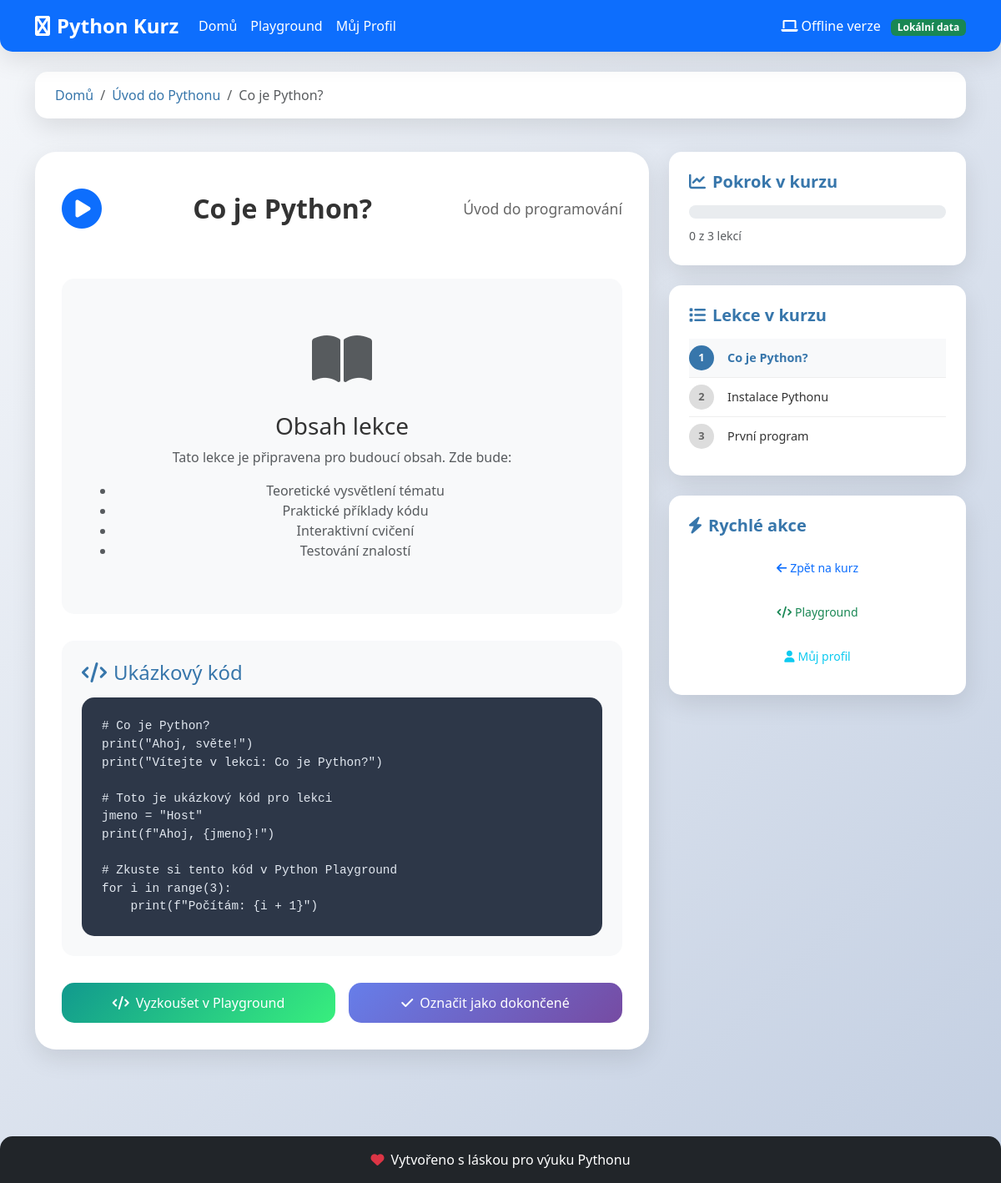
Screenshot of /lekce/uvod/1 with the database file from the repository.
### database.py (models this page shows)
class Course(Base):
    __tablename__ = "courses"
    id = Column(Integer, primary_key=True, index=True)
    course_id = Column(String(50), unique=True, index=True, nullable=False)
    title = Column(String(200), nullable=False)
    description = Column(Text)
    level = Column(String(50))  # "uvod", "zaklady", "pokrocile"
    order_index = Column(Integer, default=0)
    is_active = Column(Boolean, default=True)
    created_at = Column(DateTime, default=datetime.utcnow)
    lessons = relationship("Lesson", back_populates="course", cascade="all, delete-orphan")

class Lesson(Base):
    __tablename__ = "lessons"
    id = Column(Integer, primary_key=True, index=True)
    course_id = Column(Integer, ForeignKey("courses.id"), nullable=False)
    lesson_number = Column(Integer, nullable=False)
    title = Column(String(200), nullable=False)
    description = Column(Text)
    content = Column(Text)  # HTML obsah lekce
    code_example = Column(Text)  # Příklad kódu
    order_index = Column(Integer, default=0)
    is_active = Column(Boolean, default=True)
    created_at = Column(DateTime, default=datetime.utcnow)
    course = relationship("Course", back_populates="lessons")
    progress_records = relationship("UserProgress", back_populates="lesson")

### offline_main.py (the view)
@app.get("/lekce/{course_id}/{lesson_id}", response_class=HTMLResponse)
async def lesson_page(request: Request, course_id: str, lesson_id: int, db: Session = Depends(get_db)):
    courses = get_courses_data(db)
    student = get_offline_progress()
    if course_id not in courses:
        return templates.TemplateResponse("index.html", {
            "request": request,
            "courses": courses,
            "student": student,
            "user": None,
            "is_offline": True,
            "error": "Kurz nenalezen"
        })
    course = courses[course_id]
    lesson = None
    for l in course["lessons"]:
        if l["id"] == lesson_id:
            lesson = l
            break
    if not lesson:
        return templates.TemplateResponse("kurz.html", {
            "request": request,
            "course": course,
            "course_id": course_id,
            "student": student,
            "user": None,
            "is_offline": True,
            "error": "Lekce nenalezena"
        })
    return templates.TemplateResponse("lekce.html", {
        "request": request,
        "course": course,
        "course_id": course_id,
        "lesson": lesson,
        "student": student,
        "user": None,
        "is_offline": True
    })

### templates/lekce.html (shortened to what this page needs)
{% extends "base.html" %}
{% block content %}
<div class="container">
    <div class="row mb-4">
        <div class="col-12">
            <nav aria-label="breadcrumb">
                <ol class="breadcrumb">
                    <li class="breadcrumb-item"><a href="/">Domů</a></li>
                    <li class="breadcrumb-item"><a href="/kurz/{{ course_id }}">{{ course.title }}</a></li>
                    <li class="breadcrumb-item active">{{ lesson.title }}</li>
                </ol>
            </nav>
        </div>
    </div>
    <div class="row">
        <div class="col-lg-8">
            <div class="lesson-content-section">
                <div class="lesson-header">
                    <div class="lesson-icon">
                        {% if course_id == "uvod" %}
                            <i class="fas fa-play-circle text-primary"></i>
                        {% elif course_id == "zaklady" %}
                            <i class="fas fa-code text-success"></i>
                        {% else %}
                            <i class="fas fa-rocket text-warning"></i>
                        {% endif %}
                    </div>
                    <h1 class="lesson-title-main">{{ lesson.title }}</h1>
                    <p class="lesson-description-main">{{ lesson.description }}</p>
                </div>
                <div class="lesson-content-body">
                    <div class="content-placeholder">
                        <div class="placeholder-icon">
                            <i class="fas fa-book-open text-muted"></i>
                        </div>
                        <h3>Obsah lekce</h3>
                        <p class="text-muted">
                            Tato lekce je připravena pro budoucí obsah. Zde bude:
                        </p>
                        <ul class="text-muted">
                            <li>Teoretické vysvětlení tématu</li>
                            <li>Praktické příklady kódu</li>
                            <li>Interaktivní cvičení</li>
                            <li>Testování znalostí</li>
                        </ul>
                    </div>
                    <div class="code-example">
                        <h4><i class="fas fa-code me-2"></i>Ukázkový kód</h4>
                        <div class="code-block">
                            <pre><code># {{ lesson.title }}
print("Ahoj, světe!")
print("Vítejte v lekci: {{ lesson.title }}")
# Toto je ukázkový kód pro lekci
jmeno = "{{ student.name }}"
print(f"Ahoj, {jmeno}!")
# Zkuste si tento kód v Python Playground
for i in range(3):
    print(f"Počítám: {i + 1}")</code></pre>
                        </div>
                    </div>
                </div>
                <div class="lesson-actions">
                    <div class="row g-3">
                        <div class="col-md-6">
                            <a href="/playground" class="btn btn-success w-100">
                                <i class="fas fa-code me-2"></i>Vyzkoušet v Playground
                            </a>
                        </div>
                        <div class="col-md-6">
                            {% if lesson.id not in student.completed_lessons %}
                            <button class="btn btn-primary w-100" onclick="markAsCompleted({{ lesson.id }})">
                                <i class="fas fa-check me-2"></i>Označit jako dokončené
                            </button>
                            {% else %}
                            <button class="btn btn-outline-success w-100" disabled>
                                <i class="fas fa-check me-2"></i>Lekce dokončena
                            </button>
                            {% endif %}
                        </div>
                    </div>
                </div>
            </div>
        </div>
        <div class="col-lg-4">
            <div class="lesson-sidebar">
                <div class="sidebar-card">
                    <h5><i class="fas fa-chart-line me-2"></i>Pokrok v kurzu</h5>
                    <div class="progress mb-2">
                    </div>
                    <small class="text-muted">
                        {{ student.completed_lessons|length }} z {{ course.lessons|length }} lekcí
                    </small>
                </div>
                <div class="sidebar-card">
                    <h5><i class="fas fa-list me-2"></i>Lekce v kurzu</h5>
                    <div class="lesson-list">
                        {% for l in course.lessons %}
                        <div class="lesson-item {% if l.id == lesson.id %}active{% endif %}">
                            <div class="lesson-item-number">{{ loop.index }}</div>
                            <div class="lesson-item-content">
                                <a href="/lekce/{{ course_id }}/{{ l.id }}"
                                   class="lesson-item-link {% if l.id == lesson.id %}active{% endif %}">
                                    {{ l.title }}
                                </a>
                            </div>
                        </div>
                        {% endfor %}
                    </div>
                </div>
                <div class="sidebar-card">
                    <h5><i class="fas fa-bolt me-2"></i>Rychlé akce</h5>
                    <div class="d-grid gap-2">
                        <a href="/kurz/{{ course_id }}" class="btn btn-outline-primary btn-sm">
                            <i class="fas fa-arrow-left me-1"></i>Zpět na kurz
                        </a>
                        <a href="/playground" class="btn btn-outline-success btn-sm">
                            <i class="fas fa-code me-1"></i>Playground
                        </a>
                        <a href="/profil" class="btn btn-outline-info btn-sm">
                            <i class="fas fa-user me-1"></i>Můj profil
                        </a>
                    </div>
                </div>
            </div>
        </div>
    </div>
</div>
{% endblock %}

### static/css/style.css (style rules this page uses)
:root { --primary-color: #3776ab; --secondary-color: #ffd43b; --success-color: #28a745; --warning-color: #ffc107; --danger-color: #dc3545; --info-color: #17a2b8; --light-color: #f8f9fa; --dark-color: #343a40; --gradient-primary: linear-gradient(135deg, #667eea 0%, #764ba2 100%); --gradient-success: linear-gradient(135deg, #11998e 0%, #38ef7d 100%); --gradient-warning: linear-gradient(135deg, #f093fb 0%, #f5576c 100%); --shadow-soft: 0 10px 30px rgba(0, 0, 0, 0.1); --shadow-hover: 0 15px 40px rgba(0, 0, 0, 0.15); --border-radius: 15px; --border-radius-large: 25px; }
body { font-family: 'Segoe UI', Tahoma, Geneva, Verdana, sans-serif; background: linear-gradient(135deg, #f5f7fa 0%, #c3cfe2 100%); min-height: 100vh; color: #333; }
.lesson-header { display: flex; justify-content: space-between; align-items: center; margin-bottom: 0.5rem; }
.lesson-content-section { background: white; border-radius: var(--border-radius-large); box-shadow: var(--shadow-soft); padding: 2rem; margin-bottom: 2rem; }
.lesson-header { text-align: center; margin-bottom: 2rem; }
.lesson-icon { font-size: 3rem; margin-bottom: 1rem; }
.lesson-title-main { font-size: 2rem; font-weight: bold; margin-bottom: 1rem; }
.lesson-description-main { font-size: 1.1rem; color: #666; }
.content-placeholder { text-align: center; padding: 3rem 2rem; background: var(--light-color); border-radius: var(--border-radius); margin-bottom: 2rem; }
.placeholder-icon { font-size: 4rem; margin-bottom: 1rem; }
.code-example { background: #f8f9fa; border-radius: var(--border-radius); padding: 1.5rem; margin-bottom: 2rem; }
.code-example h4 { color: var(--primary-color); margin-bottom: 1rem; }
.code-block { background: #2d3748; color: #e2e8f0; padding: 1.5rem; border-radius: var(--border-radius); overflow-x: auto; }
.code-block pre { margin: 0; font-family: 'Courier New', monospace; font-size: 0.9rem; line-height: 1.5; }
.lesson-sidebar { position: sticky; top: 2rem; }
.sidebar-card { background: white; border-radius: var(--border-radius); box-shadow: var(--shadow-soft); padding: 1.5rem; margin-bottom: 1.5rem; }
.sidebar-card h5 { color: var(--primary-color); margin-bottom: 1rem; font-weight: bold; }
.lesson-list { max-height: 300px; overflow-y: auto; }
.lesson-item { display: flex; align-items: center; padding: 0.5rem 0; border-bottom: 1px solid #eee; }
.lesson-item:last-child { border-bottom: none; }
.lesson-item.active { background: var(--light-color); margin: 0 -1rem; padding: 0.5rem 1rem; border-radius: var(--border-radius); }
.lesson-item-number { background: #ddd; color: #666; width: 30px; height: 30px; border-radius: 50%; display: flex; align-items: center; justify-content: center; font-size: 0.8rem; font-weight: bold; margin-right: 1rem; flex-shrink: 0; }
.lesson-item.active .lesson-item-number { background: var(--primary-color); color: white; }
.lesson-item-content { flex: 1; display: flex; justify-content: space-between; align-items: center; }
.lesson-item-link { text-decoration: none; color: #333; font-size: 0.9rem; }
.lesson-item-link.active { color: var(--primary-color); font-weight: bold; }
.btn { border-radius: var(--border-radius); font-weight: 500; transition: all 0.3s ease; border: none; padding: 0.75rem 1.5rem; }
.btn-primary { background: var(--gradient-primary); color: white; }
.btn-success { background: var(--gradient-success); color: white; }
.progress { border-radius: 10px; overflow: hidden; }
.breadcrumb { background: white; border-radius: var(--border-radius); box-shadow: var(--shadow-soft); padding: 1rem 1.5rem; }
.breadcrumb-item a { color: var(--primary-color); text-decoration: none; }

### rows the page displays
Course: title "Úvod do Pythonu"
Lesson: title "Co je Python?", description "Úvod do programování"
Lesson: title "Instalace Pythonu"
Lesson: title "První program"

### other values shown
{{ student.name }} "Host"
{{ student.completed_lessons|length }} "0"
{{ course.lessons|length }} "3"
